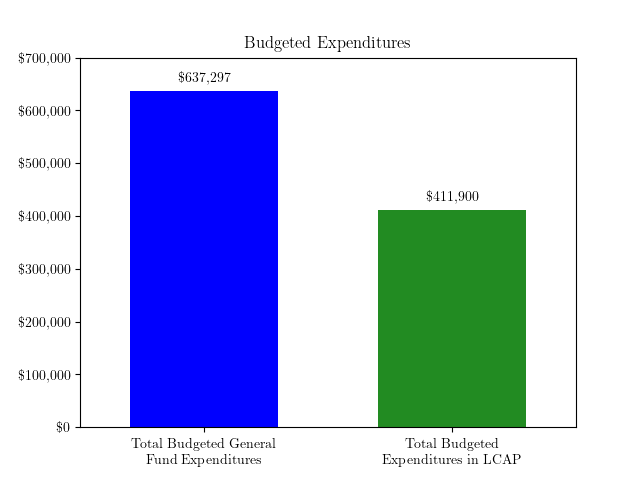

This figure's Python source:
#!/usr/bin/python

svg = False;

import numpy as np
import matplotlib as mlp
import matplotlib.pyplot as plt
import locale

if svg:
	mlp.use('svg')
mlp.rcParams['font.family'] = ['Computer Modern', 'DejaVu Sans']
plt.rc("text", usetex=True)
locale.setlocale(locale.LC_ALL, '')

ls = ["Total Budgeted General\nFund Expenditures", "Total Budgeted\nExpenditures in LCAP"]
xs = np.arange(len(ls))
ys = [637297, 411900]

mean = sum(ys)/len(ys)
dollar = lambda x, p='': '\$'+format(int(x), ',')

#fig1 = plt.figure(1, figsize=(7,4))
#ax = fig1.add_subplot(1,1,1)
plt.bar(xs, ys, width=0.6, align='center', tick_label=ls, color=['blue','forestgreen'])
plt.xlim(-0.5,1.5)
for i, v in enumerate(ys):
    plt.gca().text(i, v+0.03*mean, dollar(v), color='black', ha='center')
plt.gca().get_yaxis().set_major_formatter(mlp.ticker.FuncFormatter(dollar))
plt.ylim([0, 700000])
plt.title('Budgeted Expenditures')

if svg:
	plt.savefig('expend.svg')
else:
	plt.savefig('expend.png')
	#plt.show()
